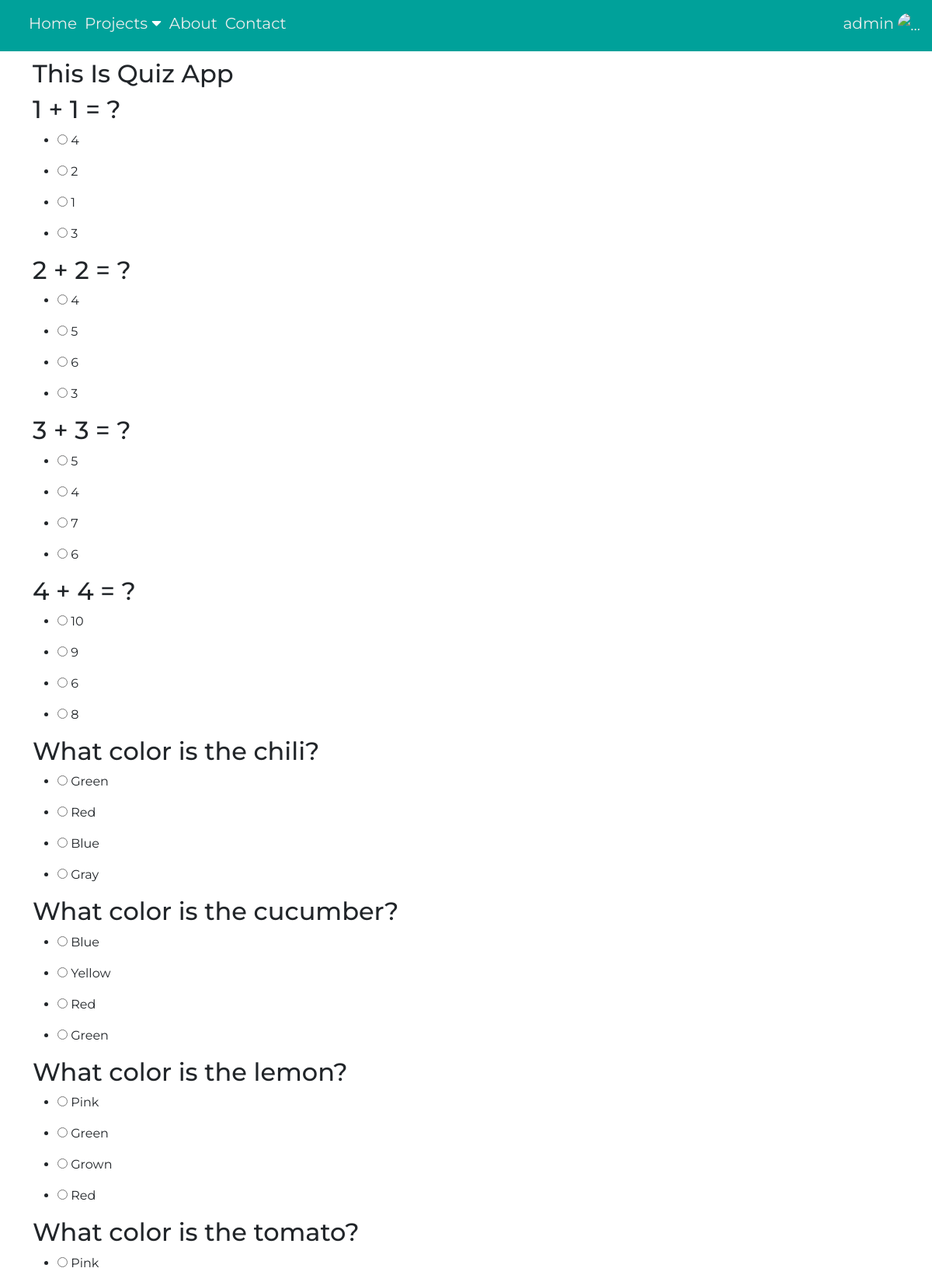
Page /quiz/ (signed in, upper part) on the committed database.
### users/models.py (models this page shows)
class CustomUser(AbstractUser):
    age = models.PositiveIntegerField(null=True, blank=True)
    gender = models.CharField(max_length=50, default='Nam')

### quiz/models.py (models this page shows, shortened)
class Question(models.Model):
    question_text = models.CharField(max_length=900)
    quiz = models.ForeignKey(Quiz, on_delete=models.CASCADE, related_name='questions', default='')
    def get_answers(self):
        answers = list(self.answers.all())
        shuffle(answers)
        return answers

class Answer(models.Model):
    answer_text = models.CharField(max_length=900)
    answer_is_true = models.BooleanField(default=False)
    question = models.ForeignKey(Question, on_delete=models.CASCADE, related_name='answers')
    def __str__(self) -> str:
        return self.answer_text

### quiz/views.py (the view)
# urls.py: path('', views.QuizTemplateView.as_view(), name = 'quiz'),
class QuizTemplateView(TemplateView):
    template_name = 'quiz.html'
    def get_context_data(self, **kwargs):
        context = super().get_context_data(**kwargs)
        context['questions'] = Question.objects.all()
        return context

### templates/quiz.html (shortened to what this page needs)
{% extends 'base.html' %}
{% load static %}
{% block content %}
<h2>This Is Quiz App</h2>
<form action="{% url 'quiz-result' %}" method="GET">
    {% for question in questions %}
        <h2>{{question.question_text}}</h2>
        {% for answer in question.get_answers %}
        <ul>
            <li>
                <input type="radio" id="{{answer}}" name="{{question.question_text}}" value="{{answer}}">
                <label for="{{answer}}">{{answer}}</label>
            </li>
        </ul>
        {% endfor %}
    {% endfor %}
</form>
{% endblock content %}

### templates/base.html (shortened to what this page needs)
{% load static %}
<!DOCTYPE html>
<html lang="en">
<head>
    <link rel="stylesheet" href="https://cdnjs.cloudflare.com/ajax/libs/font-awesome/5.15.1/css/all.min.css" />
    <link rel="stylesheet" href="{% static 'css/base.css' %}" />
    <link href="https://cdnjs.cloudflare.com/ajax/libs/font-awesome/5.15.3/css/all.min.css" rel="stylesheet">
    <link href="https://cdnjs.cloudflare.com/ajax/libs/bootstrap/5.0.2/css/bootstrap.min.css" rel="stylesheet">
</head>
<body>
    <header>
        <div class='nav_box_web'>
            <ul class="nav_box_web_list">
                <li class="need_hide"><a href="{% url 'home' %}">Home</a> </li>
                <li class="need_hide" id="dropdownProjects" data-bs-toggle="dropdown" aria-expanded="false"><a
                        href="">Projects</a> <i class="fas fa-caret-down text-white"></i></li>
                <li class="need_hide"><a href="{% url 'about' %}">About</a></li>
                <li class="need_hide"><a href="{% url 'contact' %}">Contact</a> </li>
            </ul>
        </div>
        <div class="nav_user">
            {% if user.is_authenticated %}
            <span class="need_hide">{{user.username}}</span>
            <img src="{%static 'img/avatar.jpg'%}" alt="..." class="rounded-circle need_hide" width="28px" height="28px"
                id="dropdownAvatar" data-bs-toggle="dropdown" aria-expanded="false">
            {% else %}
            <a href="{% url 'login' %}" class="need_hide">Log In</a>|
            <a href="{% url 'signup' %}" class="need_hide">Sign Up</a>
            {% endif%}
        </div>
    </header>
    <div class="container">
        {% block content %}
        {% endblock content %}
    </div>
</body>
</html>

### static/css/base.css (style rules this page uses)
* { box-sizing: border-box; font-family: 'Montserrat', sans-serif; }
body { width: 100%; height: 100%; margin: 0; padding: 0; }
header { display: flex; width: 100%; background-color: #00a19a; }
.nav_box_web { display: flex; justify-content: flex-start; }
.nav_box_web_list { display: flex; flex-wrap: wrap; list-style: none; justify-content: flex-end; margin-top: 10px; }
.nav_box_web_list li { font-size: 20px; padding: 5px; margin: 0px; }
.nav_box_web_list li a { color: #ebeded; text-decoration: none; }
.text-white { color: #ebeded; }
.container { padding: 10px; }
.nav_user { color: #ebeded; padding: 15px; right: 0; margin-left: auto; font-size: 20px; }

### rows in the picture
CustomUser: username "admin"
Question: question_text "1 + 1 = ?"
Answer: answer_text "4"
Answer: answer_text "2"
Answer: answer_text "1"
Answer: answer_text "3"
Question: question_text "2 + 2 = ?"
Answer: answer_text "4"
Answer: answer_text "5"
Answer: answer_text "6"
Answer: answer_text "3"
Question: question_text "3 + 3 = ?"
Answer: answer_text "5"
Answer: answer_text "4"
Answer: answer_text "7"
Answer: answer_text "6"
Question: question_text "4 + 4 = ?"
Answer: answer_text "10"
Answer: answer_text "9"
Answer: answer_text "6"
Answer: answer_text "8"
Question: question_text "What color is the chili?"
Answer: answer_text "Green"
Answer: answer_text "Red"
Answer: answer_text "Blue"
Answer: answer_text "Gray"
Question: question_text "What color is the cucumber?"
Answer: answer_text "Blue"
Answer: answer_text "Yellow"
Answer: answer_text "Red"
Answer: answer_text "Green"
Question: question_text "What color is the lemon?"
Answer: answer_text "Pink"
Answer: answer_text "Green"
Answer: answer_text "Grown"
Answer: answer_text "Red"
Question: question_text "What color is the tomato?"
Answer: answer_text "Pink"
